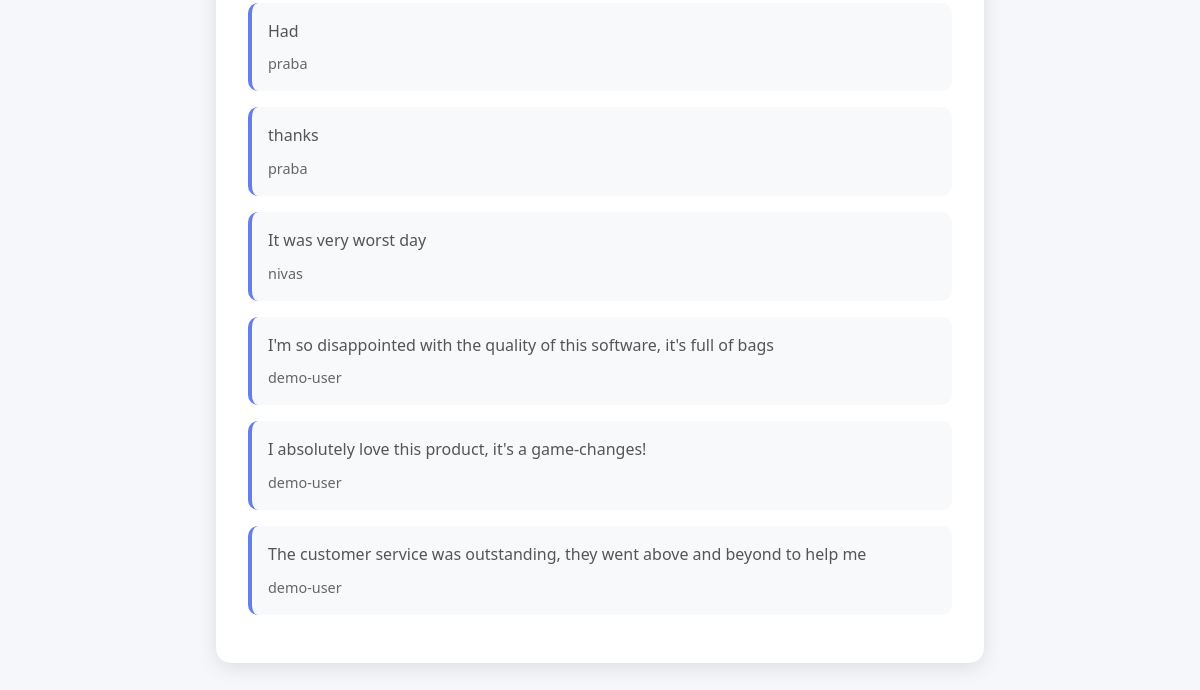
/home (signed in, lower part), run on an earlier commit of the app's database.
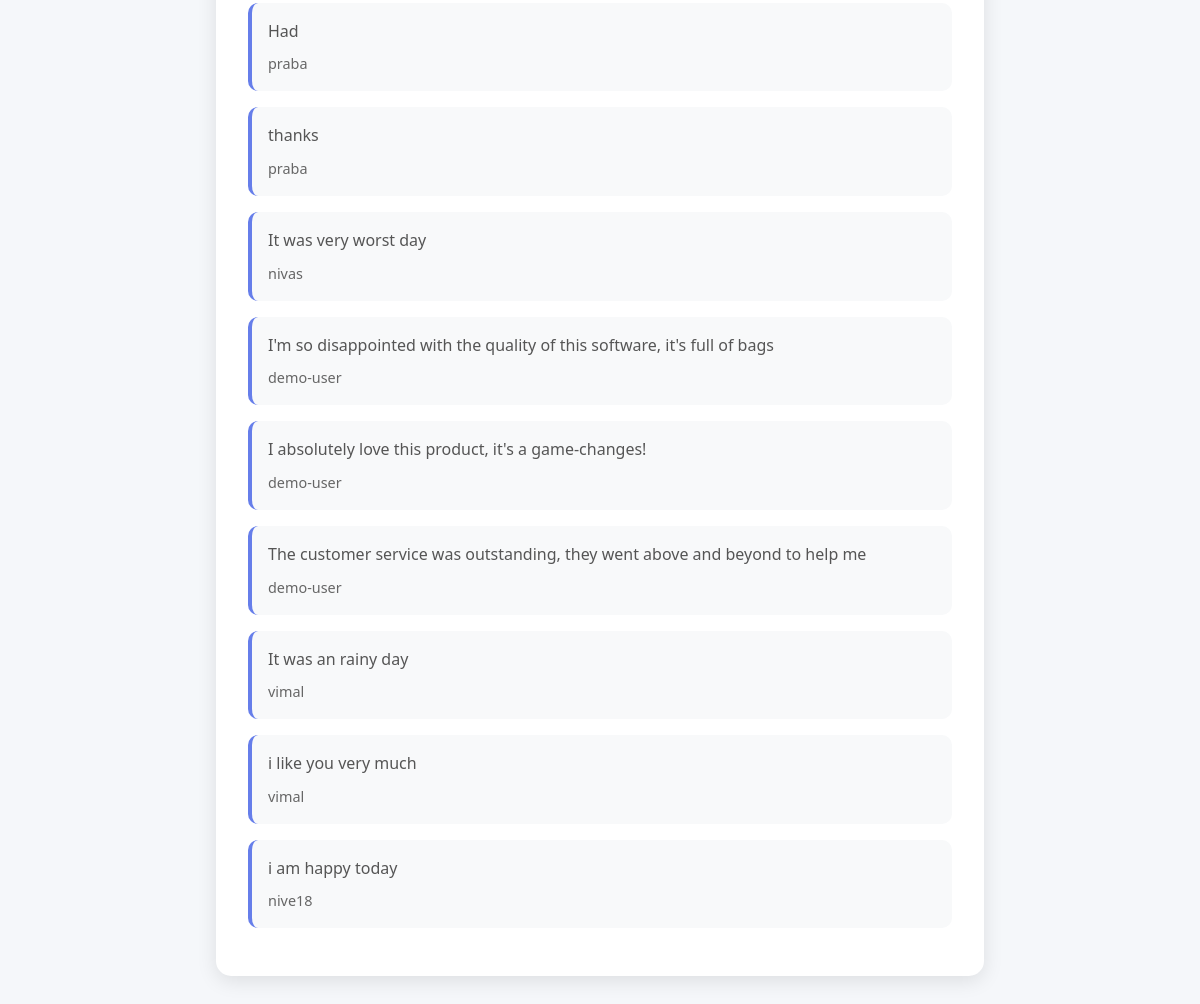
And on a later commit of the database.
### db.py (models this page shows)
class Comment(db.Model):
    id = db.Column(db.Integer, primary_key=True)
    user = db.Column(db.String(80), nullable=False)
    text = db.Column(db.String(500), nullable=False)
    sentiment = db.Column(db.Float)
    sentiment_label = db.Column(db.String(10))
    date = db.Column(Date, default=datetime.utcnow().date())

### route.py (the view, shortened to what this page needs)
@app.route('/home', methods=['GET', 'POST'])
@login_required
def home():
    if current_user.role == 'admin':
        comments = Comment.query.all()
        return render_template('index.html', comments=comments)
    else:
        comments = Comment.query.all()
        return render_template('user.html', comments=comments)

### route.py (called while the page is built)
@login_manager.user_loader
def load_user(user_id):
    return User.query.get(int(user_id))

### templates/user.html (shortened to what this page needs)
<!DOCTYPE html>
<html lang="en">
<head>
    <link href="https://cdnjs.cloudflare.com/ajax/libs/font-awesome/6.0.0/css/all.min.css" rel="stylesheet">
</head>
<body>
    <main class="main-content">
        <div class="comments-section">
            {% if comments %}
                {% for comment in comments %}
                <div class="comment-item">
                    <div class="comment-text">{{ comment.text }}</div>
                    <div class="comment-meta">
                        <span class="comment-user">{{ comment.user }}</span>
                    </div>
                </div>
                {% endfor %}
            {% else %}
                <div class="empty-state">
                    <i class="fas fa-comments"></i>
                    <p>No comments yet. Be the first to analyze a comment!</p>
                </div>
            {% endif %}
        </div>
    </main>
</body>
</html>

What changed in the data, as far as the page shows it:
added Comment: text "It was an rainy day", user "vimal"
added Comment: text "i like you very much", user "vimal"
added Comment: text "i am happy today", user "nive18"
